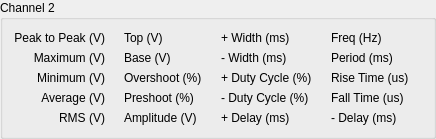
           <widget class="QGroupBox" name="groupBox_2">
            <property name="title">
             <string>Channel 2</string>
            </property>
            <layout class="QGridLayout" name="gridLayout_6">
             <item row="0" column="0">
              <layout class="QGridLayout" name="gridLayout_3">
               <item row="2" column="0">
                <widget class="QLabel" name="label_7">
                 <property name="text">
                  <string>Maximum (V)</string>
                 </property>
                 <property name="alignment">
                  <set>Qt::AlignRight|Qt::AlignTrailing|Qt::AlignVCenter</set>
                 </property>
                </widget>
               </item>
               <item row="5" column="0">
                <widget class="QLabel" name="label_8">
                 <property name="text">
                  <string>RMS (V)</string>
                 </property>
                 <property name="alignment">
                  <set>Qt::AlignRight|Qt::AlignTrailing|Qt::AlignVCenter</set>
                 </property>
                </widget>
               </item>
               <item row="0" column="2">
                <widget class="QLabel" name="label_25">
                 <property name="text">
                  <string>Top (V)</string>
                 </property>
                </widget>
               </item>
               <item row="2" column="1">
                <widget class="QLabel" name="vmax2">
                 <property name="text">
                  <string/>
                 </property>
                 <property name="textInteractionFlags">
                  <set>Qt::LinksAccessibleByMouse|Qt::TextSelectableByKeyboard|Qt::TextSelectableByMouse</set>
                 </property>
                </widget>
               </item>
               <item row="0" column="4">
                <widget class="QLabel" name="label_27">
                 <property name="text">
                  <string>+ Width (ms)</string>
                 </property>
                </widget>
               </item>
               <item row="4" column="1">
                <widget class="QLabel" name="vavg2">
                 <property name="text">
                  <string/>
                 </property>
                 <property name="textInteractionFlags">
                  <set>Qt::LinksAccessibleByMouse|Qt::TextSelectableByKeyboard|Qt::TextSelectableByMouse</set>
                 </property>
                </widget>
               </item>
               <item row="3" column="1">
                <widget class="QLabel" name="vmin2">
                 <property name="text">
                  <string/>
                 </property>
                 <property name="textInteractionFlags">
                  <set>Qt::LinksAccessibleByMouse|Qt::TextSelectableByKeyboard|Qt::TextSelectableByMouse</set>
                 </property>
                </widget>
               </item>
               <item row="4" column="0">
                <widget class="QLabel" name="label_9">
                 <property name="text">
                  <string>Average (V)</string>
                 </property>
                 <property name="alignment">
                  <set>Qt::AlignRight|Qt::AlignTrailing|Qt::AlignVCenter</set>
                 </property>
                </widget>
               </item>
               <item row="0" column="1">
                <widget class="QLabel" name="vpp2">
                 <property name="text">
                  <string/>
                 </property>
                 <property name="textInteractionFlags">
                  <set>Qt::LinksAccessibleByMouse|Qt::TextSelectableByKeyboard|Qt::TextSelectableByMouse</set>
                 </property>
                </widget>
               </item>
               <item row="0" column="0">
                <widget class="QLabel" name="label_10">
                 <property name="text">
                  <string>Peak to Peak (V)</string>
                 </property>
                 <property name="alignment">
                  <set>Qt::AlignRight|Qt::AlignTrailing|Qt::AlignVCenter</set>
                 </property>
                </widget>
               </item>
               <item row="5" column="1">
                <widget class="QLabel" name="vrms2">
                 <property name="text">
                  <string/>
                 </property>
                 <property name="textInteractionFlags">
                  <set>Qt::LinksAccessibleByMouse|Qt::TextSelectableByKeyboard|Qt::TextSelectableByMouse</set>
                 </property>
                </widget>
               </item>
               <item row="3" column="0">
                <widget class="QLabel" name="label_11">
                 <property name="text">
                  <string>Minimum (V)</string>
                 </property>
                 <property name="alignment">
                  <set>Qt::AlignRight|Qt::AlignTrailing|Qt::AlignVCenter</set>
                 </property>
                </widget>
               </item>
               <item row="0" column="6">
                <widget class="QLabel" name="label_29">
                 <property name="text">
                  <string>Freq (Hz)</string>
                 </property>
                </widget>
               </item>
               <item row="0" column="5">
                <widget class="QLabel" name="pwid2">
                 <property name="text">
                  <string/>
                 </property>
                 <property name="textInteractionFlags">
                  <set>Qt::LinksAccessibleByMouse|Qt::TextSelectableByKeyboard|Qt::TextSelectableByMouse</set>
                 </property>
                </widget>
               </item>
               <item row="0" column="3">
                <widget class="QLabel" name="vtop2">
                 <property name="text">
                  <string/>
                 </property>
                 <property name="textInteractionFlags">
                  <set>Qt::LinksAccessibleByMouse|Qt::TextSelectableByKeyboard|Qt::TextSelectableByMouse</set>
                 </property>
                </widget>
               </item>
               <item row="0" column="7">
                <widget class="QLabel" name="freq2">
                 <property name="text">
                  <string/>
                 </property>
                 <property name="textInteractionFlags">
                  <set>Qt::LinksAccessibleByMouse|Qt::TextSelectableByKeyboard|Qt::TextSelectableByMouse</set>
                 </property>
                </widget>
               </item>
               <item row="2" column="2">
                <widget class="QLabel" name="label_30">
                 <property name="text">
                  <string>Base (V)</string>
                 </property>
                </widget>
               </item>
               <item row="2" column="3">
                <widget class="QLabel" name="vbas2">
                 <property name="text">
                  <string/>
                 </property>
                 <property name="textInteractionFlags">
                  <set>Qt::LinksAccessibleByMouse|Qt::TextSelectableByKeyboard|Qt::TextSelectableByMouse</set>
                 </property>
                </widget>
               </item>
               <item row="2" column="4">
                <widget class="QLabel" name="label_31">
                 <property name="text">
                  <string>- Width (ms)</string>
                 </property>
                </widget>
               </item>
               <item row="2" column="5">
                <widget class="QLabel" name="nwid2">
                 <property name="text">
                  <string/>
                 </property>
                 <property name="textInteractionFlags">
                  <set>Qt::LinksAccessibleByMouse|Qt::TextSelectableByKeyboard|Qt::TextSelectableByMouse</set>
                 </property>
                </widget>
               </item>
               <item row="2" column="6">
                <widget class="QLabel" name="label_32">
                 <property name="text">
                  <string>Period (ms)</string>
                 </property>
                </widget>
               </item>
               <item row="2" column="7">
                <widget class="QLabel" name="per2">
                 <property name="text">
                  <string/>
                 </property>
                 <property name="textInteractionFlags">
                  <set>Qt::LinksAccessibleByMouse|Qt::TextSelectableByKeyboard|Qt::TextSelectableByMouse</set>
                 </property>
                </widget>
               </item>
               <item row="3" column="2">
                <widget class="QLabel" name="label_33">
                 <property name="text">
                  <string>Overshoot (%)</string>
                 </property>
                </widget>
               </item>
               <item row="3" column="3">
                <widget class="QLabel" name="over2">
                 <property name="text">
                  <string/>
                 </property>
                 <property name="textInteractionFlags">
                  <set>Qt::LinksAccessibleByMouse|Qt::TextSelectableByKeyboard|Qt::TextSelectableByMouse</set>
                 </property>
                </widget>
               </item>
               <item row="4" column="2">
                <widget class="QLabel" name="label_34">
                 <property name="text">
                  <string>Preshoot (%)</string>
                 </property>
                </widget>
               </item>
               <item row="4" column="3">
                <widget class="QLabel" name="pres2">
                 <property name="text">
                  <string/>
                 </property>
                 <property name="textInteractionFlags">
                  <set>Qt::LinksAccessibleByMouse|Qt::TextSelectableByKeyboard|Qt::TextSelectableByMouse</set>
                 </property>
                </widget>
               </item>
               <item row="3" column="4">
                <widget class="QLabel" name="label_35">
                 <property name="text">
                  <string>+ Duty Cycle (%)</string>
                 </property>
                </widget>
               </item>
               <item row="3" column="5">
                <widget class="QLabel" name="pdut2">
                 <property name="text">
                  <string/>
                 </property>
                 <property name="textInteractionFlags">
                  <set>Qt::LinksAccessibleByMouse|Qt::TextSelectableByKeyboard|Qt::TextSelectableByMouse</set>
                 </property>
                </widget>
               </item>
               <item row="4" column="4">
                <widget class="QLabel" name="label_36">
                 <property name="text">
                  <string>- Duty Cycle (%)</string>
                 </property>
                </widget>
               </item>
               <item row="4" column="5">
                <widget class="QLabel" name="ndut2">
                 <property name="text">
                  <string/>
                 </property>
                 <property name="textInteractionFlags">
                  <set>Qt::LinksAccessibleByMouse|Qt::TextSelectableByKeyboard|Qt::TextSelectableByMouse</set>
                 </property>
                </widget>
               </item>
               <item row="3" column="6">
                <widget class="QLabel" name="label_37">
                 <property name="text">
                  <string>Rise Time (us)</string>
                 </property>
                </widget>
               </item>
               <item row="3" column="7">
                <widget class="QLabel" name="rise2">
                 <property name="sizePolicy">
                  <sizepolicy hsizetype="Preferred" vsizetype="Preferred">
                   <horstretch>0</horstretch>
                   <verstretch>0</verstretch>
                  </sizepolicy>
                 </property>
                 <property name="text">
                  <string/>
                 </property>
                 <property name="textInteractionFlags">
                  <set>Qt::LinksAccessibleByMouse|Qt::TextSelectableByKeyboard|Qt::TextSelectableByMouse</set>
                 </property>
                </widget>
               </item>
               <item row="4" column="6">
                <widget class="QLabel" name="label_38">
                 <property name="text">
                  <string>Fall Time (us)</string>
                 </property>
                </widget>
               </item>
               <item row="4" column="7">
                <widget class="QLabel" name="fall2">
                 <property name="text">
                  <string/>
                 </property>
                 <property name="textInteractionFlags">
                  <set>Qt::LinksAccessibleByMouse|Qt::TextSelectableByKeyboard|Qt::TextSelectableByMouse</set>
                 </property>
                </widget>
               </item>
               <item row="5" column="4">
                <widget class="QLabel" name="label_39">
                 <property name="text">
                  <string>+ Delay (ms)</string>
                 </property>
                </widget>
               </item>
               <item row="5" column="6">
                <widget class="QLabel" name="label_40">
                 <property name="text">
                  <string>- Delay (ms)</string>
                 </property>
                </widget>
               </item>
               <item row="5" column="5">
                <widget class="QLabel" name="pdel2">
                 <property name="text">
                  <string/>
                 </property>
                 <property name="textInteractionFlags">
                  <set>Qt::LinksAccessibleByMouse|Qt::TextSelectableByKeyboard|Qt::TextSelectableByMouse</set>
                 </property>
                </widget>
               </item>
               <item row="5" column="7">
                <widget class="QLabel" name="ndel2">
                 <property name="text">
                  <string/>
                 </property>
                 <property name="textInteractionFlags">
                  <set>Qt::LinksAccessibleByMouse|Qt::TextSelectableByKeyboard|Qt::TextSelectableByMouse</set>
                 </property>
                </widget>
               </item>
               <item row="5" column="2">
                <widget class="QLabel" name="label_41">
                 <property name="text">
                  <string>Amplitude (V)</string>
                 </property>
                </widget>
               </item>
               <item row="5" column="3">
                <widget class="QLabel" name="vamp2">
                 <property name="text">
                  <string/>
                 </property>
                 <property name="textInteractionFlags">
                  <set>Qt::LinksAccessibleByMouse|Qt::TextSelectableByKeyboard|Qt::TextSelectableByMouse</set>
                 </property>
                </widget>
               </item>
              </layout>
             </item>
            </layout>
           </widget>
